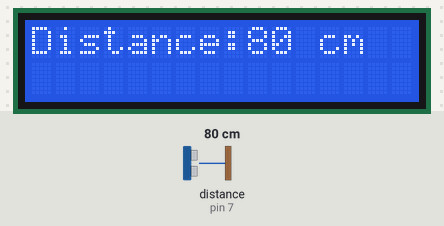
Recording of a sketch running on a simulated Arduino Uno, built with avr-gcc and run on an emulated ATmega328P. Parts: 16×2 character LCD. Wiring (inferred from the names in the program): ultrasonic range finder: trigger pin 6; echo pin 7. The test bench sets the inputs (shaded band); at power-on: distance to the obstacle (sensor on pin 7) 80 cm. The echo pulse lasts 58.3 µs per cm.

Above: at 1.2 s.
1.3 s: distance to the obstacle (sensor on pin 7) set to 2 cm
At 2.8 s:
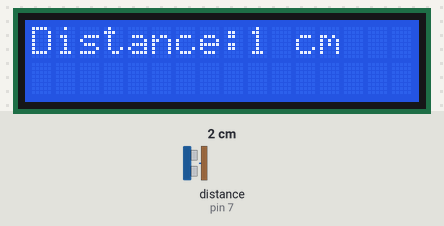
4.5 s: distance to the obstacle (sensor on pin 7) set to 4 cm
At 5.8 s:
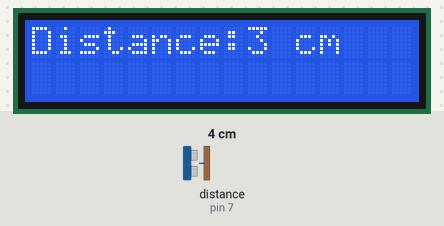
6.5 s: distance to the obstacle (sensor on pin 7) set to 9 cm
At 7.6 s:
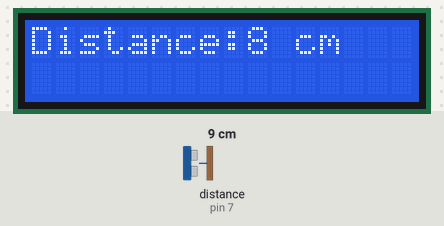
Timing chart, 0 to 9.5 s (numbered marks = the images above; inputs shaded):
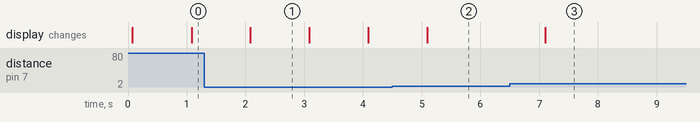

Measured:
- after the input at 1.3 s, the display: changes after 0.78 s (image 1)
- after the input at 4.5 s, the display: changes after 0.60 s (image 2)
- after the input at 6.5 s, the display: changes after 0.60 s (image 3)
- what the display in image 1 shows lasts 1.0 s, from 2.1 s to 3.1 s

The sketch:

LCD_Ultrasonic_sensor.ino
```cpp
#include <LiquidCrystal.h>

// Initialize the LiquidCrystal library with the interface pins
LiquidCrystal lcd(12, 11, 5, 4, 3, 2);
// 12 - rs, 11 -e, 5 - D4, 4- D5, 3 -D6, 2 - D7
// Define pins for the ultrasonic sensor
#define ECHO_PIN 7
#define TRIG_PIN 6

// Variables to hold the duration of the pulse and the calculated distance
long duration;
int distance;

void setup() {
  // Set the trigger pin as an output
  pinMode(TRIG_PIN, OUTPUT);
  // Set the echo pin as an input
  pinMode(ECHO_PIN, INPUT);

  // Initialize the LCD with 16 columns and 2 rows
  lcd.begin(16, 2);
  // Clear any previous content on the LCD
  lcd.clear();
}

void loop() {
  // Ensure the trigger pin is low for a short time to start clean
  digitalWrite(TRIG_PIN, LOW);
  delayMicroseconds(2);

  // Send a 10 microsecond high pulse to trigger the ultrasonic sensor
  digitalWrite(TRIG_PIN, HIGH);
  delayMicroseconds(10);
  digitalWrite(TRIG_PIN, LOW);

  // Read the duration of the high pulse on the echo pin
  duration = pulseIn(ECHO_PIN, HIGH);

  // Check if the sensor received an echo
  if (duration == 0) {
    // If no echo received, display an error message
    lcd.setCursor(0, 0);
    lcd.print("Distance: Error");
  } else {
    // Calculate the distance in centimeters
    // Speed of sound is approximately 343 meters per second or 0.0343 cm per microsecond
    // Divide by 2 because the duration is the time for the sound to go to the object and back
    distance = (duration * 0.0343) / 2;

    // Clear previous distance value on the first row
    lcd.setCursor(0, 0);
    lcd.print("Distance:       ");

    // Display the calculated distance
    lcd.setCursor(9, 0); // Position cursor after "Distance: "
    lcd.print(distance);
    lcd.print(" cm");
  }

  // Wait for a second before taking another measurement
  delay(1000);
}
```
